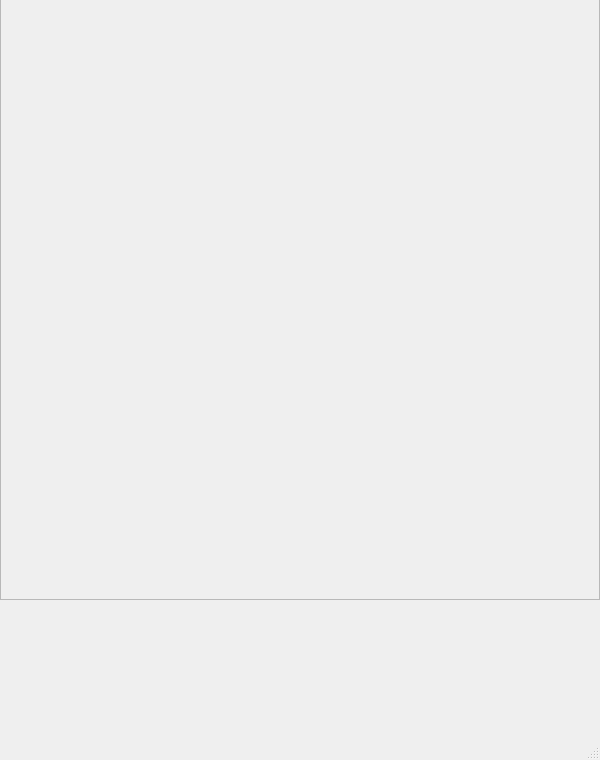
<?xml version="1.0" encoding="UTF-8"?>
<ui version="4.0">
 <class>MainWindow</class>
 <widget class="QMainWindow" name="MainWindow">
  <property name="geometry">
   <rect>
    <x>0</x>
    <y>0</y>
    <width>600</width>
    <height>760</height>
   </rect>
  </property>
  <property name="windowTitle">
   <string>MainWindow</string>
  </property>
  <property name="animated">
   <bool>true</bool>
  </property>
  <widget class="QWidget" name="centralwidget">
   <property name="enabled">
    <bool>true</bool>
   </property>
   <widget class="QFrame" name="frm_main">
    <property name="geometry">
     <rect>
      <x>0</x>
      <y>-1</y>
      <width>600</width>
      <height>601</height>
     </rect>
    </property>
    <property name="frameShape">
     <enum>QFrame::StyledPanel</enum>
    </property>
    <property name="frameShadow">
     <enum>QFrame::Raised</enum>
    </property>
   </widget>
   <widget class="QPushButton" name="btn_1">
    <property name="geometry">
     <rect>
      <x>0</x>
      <y>600</y>
      <width>600</width>
      <height>80</height>
     </rect>
    </property>
    <property name="text">
     <string/>
    </property>
    <property name="flat">
     <bool>true</bool>
    </property>
   </widget>
   <widget class="QPushButton" name="btn_2">
    <property name="geometry">
     <rect>
      <x>0</x>
      <y>680</y>
      <width>600</width>
      <height>80</height>
     </rect>
    </property>
    <property name="text">
     <string/>
    </property>
    <property name="flat">
     <bool>true</bool>
    </property>
   </widget>
  </widget>
  <widget class="QStatusBar" name="statusbar"/>
 </widget>
 <resources/>
 <connections/>
</ui>
